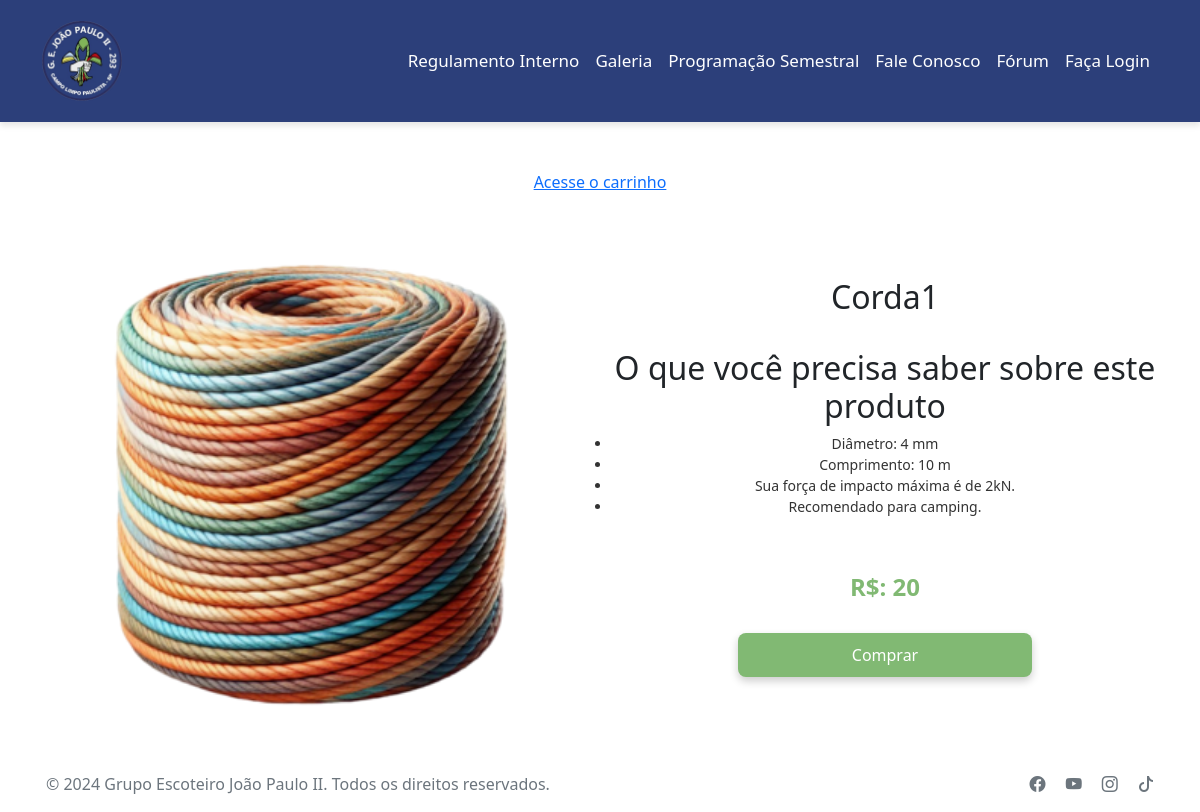
/backend/loja/produto.php?id=4, run on the app's committed database.
### tables this page shows
CREATE TABLE `produtos` (
  `id` int(11) NOT NULL,
  `nome` varchar(80) NOT NULL,
  `descricao` varchar(2000) DEFAULT NULL,
  `quantidade` int(11) DEFAULT NULL,
  `estoque` int(11) DEFAULT NULL,
  `preco` int(11) DEFAULT NULL,
  `foto` varchar(255) DEFAULT NULL,
  `userid` int(11) DEFAULT NULL
);

### backend/loja/produto.php (the view, shortened to what this page needs)
<?php
include_once '../classes/conn.php';
$id = $_GET['id'];
$sql = 'SELECT * FROM produtos WHERE id LIKE '.$id.'';
$res = $conn -> query($sql);
$linha = $res -> fetch_assoc();
$logged = false;
?>
<!DOCTYPE html>
<html lang="pt-br">
<head>
  <link rel="stylesheet" href="../../frontend/public/css/teste.css">
  <link href="https://cdn.jsdelivr.net/npm/bootstrap@5.0.2/dist/css/bootstrap.min.css" rel="stylesheet"
>
  <link rel="stylesheet" href="https://cdn.jsdelivr.net/npm/bootstrap-icons@1.10.3/font/bootstrap-icons.css">
</head>
<body>
  <nav class="navbar navbar-expand-lg py-3 custom-navbar">
    <div class="container">
      <a class="navbar-brand" href="../../frontend/principal/index.php">
        <img src="../../frontend/public/imagens/recursos/logo.png " height="80rem" width="80rem" alt="Logo" height="40">
      </a>
      <div class="collapse navbar-collapse justify-content-end" id="navbarNav">
        <ul class="navbar-nav">
          <li class="nav-item">
            <a class="nav-link active" aria-current="page" target="blank"
              href="../../frontend/public/docs/POR_2013_19_V2.pdf">Regulamento Interno</a>
          </li>
          <li class="nav-item">
            <a class="nav-link" href="../../backend/galeria/index.php">Galeria</a>
          </li>
          <li class="nav-item">
            <a class="nav-link" href="../../backend/Evento/index.php">Programação Semestral</a>
          </li>
          <li class="nav-item">
            <a class="nav-link" href="../../backend/mailer/fale.php">Fale Conosco</a>
          </li>
          <li class="nav-item">
            <a class="nav-link" href="../../backend/forum/main.php">Fórum</a>
          </li>
          <?php
          if ($logged) {
            if ($_SESSION['tipo'] >= 1) {
              echo '<li class="nav-item">
                <a class="nav-link" href="../../backend/loja/loja.php">Loja</a>
              </li>';
            }
            if($_SESSION['tipo']==2){
              echo '<li class="nav-item">
                <a class="nav-link" href="../../backend/adm/index_mod.php">MOD</a>
              </li>';
            }
            if ($_SESSION['tipo'] == 3) {
              echo '<li class="nav-item">
                <a class="nav-link" href="../../backend/adm/index_adm.php">ADM</a>
              </li>';
            }
            echo '<li class="nav-item">
            <a class="nav-link" href="../../frontend/principal/user.php?id='.$_SESSION["userid"].'">'.$_SESSION["nome"].'</a>
                <li class="nav-item">
            <a class="nav-link" href="../../backend/notificacoes/index.php"><img src="../../frontend/public/imagens/recursos/sino.png" width="20px"></a>
              </li>';
          } else {
            echo '<li class="nav-item">
                <a class="nav-link" href="../../backend/login/login.php">Faça Login</a>
              </li>';
          }
          ?>
        </ul>
      </div>
    </div>
  </nav>
    <div class="content">
    <div class="container my-5">
    <a href="../carrinho/carrinho.php">Acesse o carrinho</a><br><br>
        <div class="row justify-content-center align-items-center">
            <div class="col-md-6 text-center mb-4 mb-md-0">
                <img src="../../frontend/public/imagens/produtos/<?php echo $linha['foto']; ?>" alt="Produto" class="img-fluid product-image">
            </div>
            <div class="col-md-6">
                <div class="product-details text-center text-md-left">
                    <h2><?php echo $linha['nome']; ?></h2><br>
                    <?php echo $linha['descricao']; ?>
                    <div class="product-price mb-4"><br>
                        <strong>R$: <?php echo $linha['preco']; ?></strong>
                    </div>
                    <form action="" method="post">
                        <button name="Enviar" class="btn-custom-sm">Comprar</button>
                    </form>
                </div>
            </div>
        </div>
    </div>
</div>
    <footer class="footer fixed-bottom text-center text-lg-start d-flex w-100 justify-content-between align-items-center ">
    <div class="container p-3 d-flex justify-content-between w-100">
      <span class="text-muted">© 2024 Grupo Escoteiro João Paulo II. Todos os direitos reservados.</span>
      <div class="social-icons">
        <a href="https://www.facebook.com/GrupoescoteirojoaopauloII?mibextid=ZbWKwL" target="_blank"
          class="text-muted me-3">
          <i class="bi bi-facebook"></i>
        </a>
        <a href="https://youtube.com/@gejoaopauloii?si=8nJBM0zWxWBofH_V" target="_blank" class="text-muted me-3">
          <i class="bi bi-youtube"></i>
        </a>
        <a href="https://www.instagram.com/ge_joaopaulo2?igsh=MWFiOTA2OTFxYW11" target="_blank" class="text-muted me-3">
          <i class="bi bi-instagram"></i>
        </a>
        <a href="https://www.tiktok.com/@ge._joaopauloii?_t=8nG7cVdsBGQ&_r=1" target="_blank" class="text-muted">
          <i class="bi bi-tiktok"></i>
        </a>
      </div>
    </div>
  </footer>
</body>
</html>

### frontend/public/css/teste.css (style rules this page uses)
:root { --color-white: #fff; --color-dark1: rgb(39, 39, 39); --color-dark2: #2d2d2d; --color-dark3: #414141; --color-dark4: #1c1c1c; --color-dark5: #343434; --color-blue1: #3ab2d6; --color-blue: #2C3F7A; --color-g: #81B973; --button-color: #C6CCC8; --lobinho: #fdb813; --escoteiro: #00793a; --senior: #a61744; --pioneiro: #c00d0e; }
.custom-navbar { background-color: #2C3F7A; color: white; }
.custom-navbar a { color: white; font-size: 17px; }
.content { text-align: center; margin: 0px; width: 100%; display: flex; justify-content: center; flex-direction: column; align-items: center; }
.product-image { width: 250px; height: 250px; object-fit: cover; border-radius: 8px; margin: 0 auto; }
.product-price { font-size: 20px; font-weight: bold; color: #81B973; }
.navbar { box-shadow: 0 4px 6px rgba(0, 0, 0, 0.1); }
.navbar-brand img { transition: transform 0.2s ease; }
.nav-link { color: #ffffff !important; font-weight: 500; transition: color 0.3s ease; }
.footer a { text-decoration: none; }
.footer { background-color: white; }
body { width: 50%; margin: 100px auto; background-color: lightgray; font-family: 'Kanit', sans-serif; }
body { width: 100%; }
form { margin: 5%; }

### backend/loja/produto.php (style rules this page uses)
* { text-align: center; }
.product-image { width: 50rem; height: auto; border-radius: 8px; }
.product-details { text-align: center; }
@media (min-width: 768px) { .product-details { text-align: left; } }
.product-details ul { padding-left: 0; margin-bottom: 1rem; }
.product-details ul li { font-size: 14px; line-height: 1.5; color: #333; }
.product-price { font-size: 24px; color: #81B973; }
.btn-custom-sm { width: 60%; padding: 10px; background-color: #81B973; border: none; border-radius: 8px; color: white; font-size: 16px; cursor: pointer; text-align: center; box-shadow: 0 4px 8px rgba(0, 0, 0, 0.2); transition: transform 0.3s, box-shadow 0.3s; }

### data on the page
produtos: foto (picture), nome "Corda1", descricao "O que você precisa saber sobre este produto Diâmetro: 4 mm Comprimento: 10 m Sua força de impacto máxima é de 2kN. Recomendado para camping.", preco "20"
